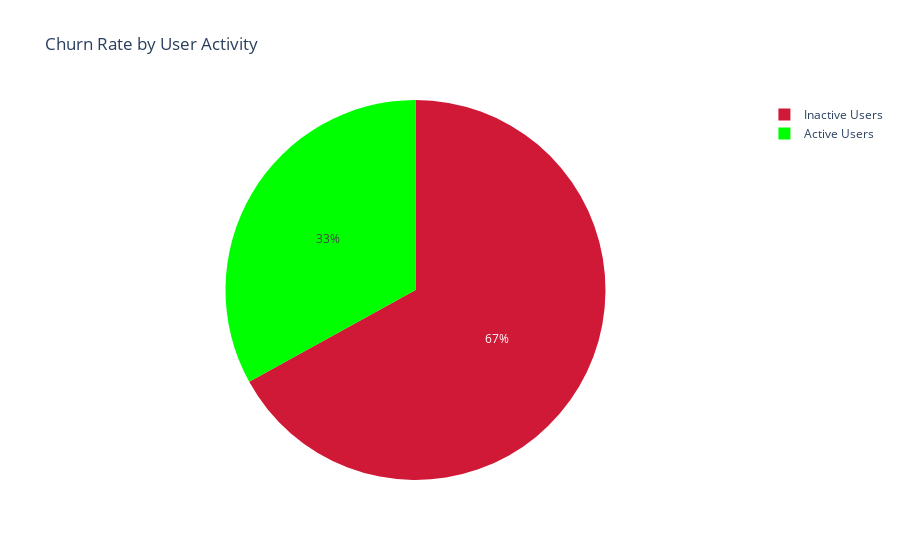

This figure's notebook cell:
### Code cell
import plotly.express as px

colors = ['#D01837', '#00FF00']  

fig = px.pie(values=[result_df['InactiveUsers'][0], result_df['ActiveUsers'][0]], names=['Inactive Users', 'Active Users'], title='Churn Rate by User Activity')
fig.update_traces(marker=dict(colors=colors))

fig.show()

### Figure 1 — Plotly figure (JSON) as saved in the notebook; plotly's stock layout.template omitted (floating-point values rounded to 4 significant figures)
{"data": [{"domain": {"x": [0, 1], "y": [0, 1]}, "hovertemplate": "label=%{label}<br>value=%{value}<extra></extra>", "labels": ["Inactive Users", "Active Users"], "legendgroup": "", "marker": {"colors": ["#D01837", "#00FF00"]}, "name": "", "showlegend": true, "type": "pie", "values": [107234, 52894]}], "layout": {"legend": {"tracegroupgap": 0}, "title": {"text": "Churn Rate by User Activity"}}}
